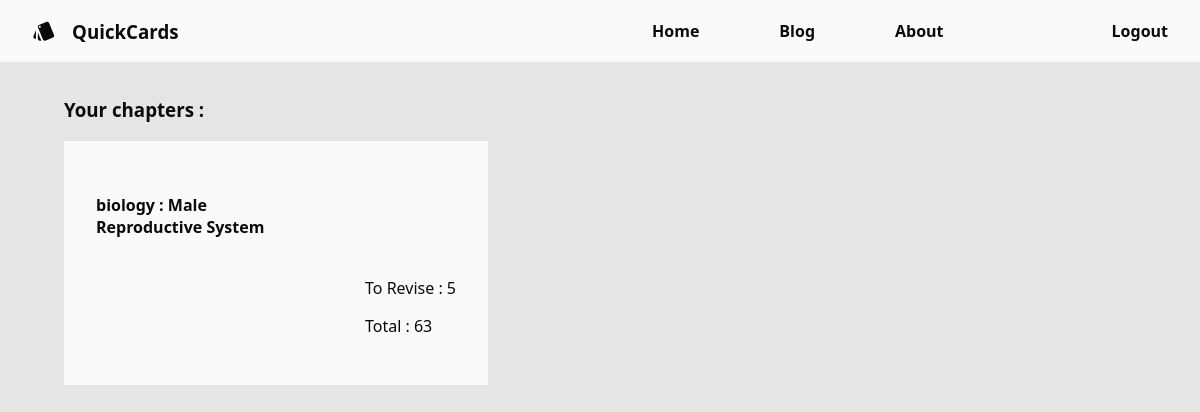
Before: / (signed in) with the older database file.
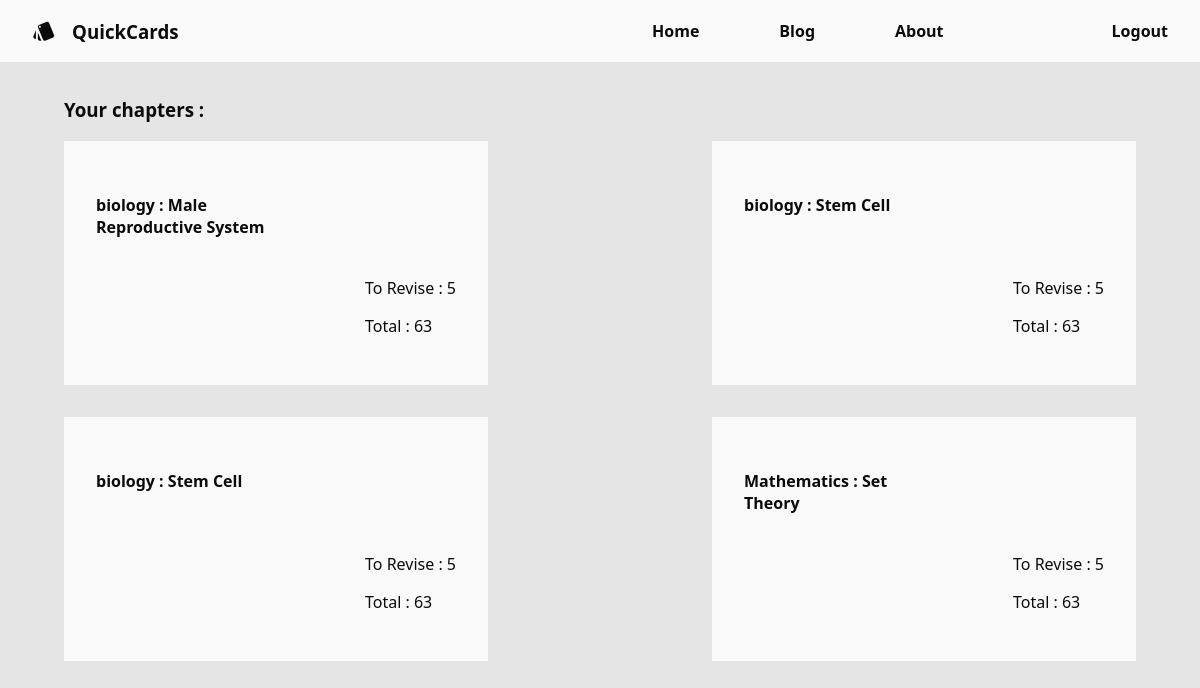
After: the same page with the newer database file.
### flashcards/models.py (models this page shows, shortened)
class Chapter(models.Model):
    chapter_name = models.CharField(max_length=100)
    subject = models.ForeignKey(Subject, on_delete=models.CASCADE)

class Subject(models.Model):
    subject_name = models.CharField(max_length=100)
    subject_code = models.CharField(max_length=20, unique=True)
    subject_credits = models.PositiveIntegerField()
    faculty_name = models.CharField(max_length=100)
    user = models.ForeignKey(CustomUser, on_delete=models.CASCADE)

### flashcards/views.py (the view)
# urls.py: path('',views.home, name="home"),
def home(request):
    subjects = []
    chapters = []
    if request.user.is_authenticated:
        subjects = Subject.objects.filter(user=request.user)
        chapters = Chapter.objects.filter(subject__in=subjects)
    context = {
        'subjects': subjects,
        'chapters': chapters,
    }
    return render(request, 'flashcards/home.html', context)

### flashcards/templates/flashcards/home.html
{% extends 'flashcards/base.html' %}
{% block content %}
<div class="main-content">
    {% if user.is_authenticated %}
        <h3 class="main-content-heading">Your chapters : </h3>
        <div class="chapters-list">
            {% for chapter in chapters %}
                <div class="chapter-card-container">
                    <div class="chapter-card">
                        <div class="card-heading">
                            <h4 class="chapter-card-heading">{{ chapter.subject.subject_name }} : {{ chapter.chapter_name }}</h4>
                        </div>
                        <div class="card-count">
                            <p>To Revise : 5</p>
                            <p>Total : 63</p>
                        </div>
                    </div>
                </div>
            {% endfor %}
        </div>
    {% else %}
        <div class="marketing-content-container">
            <h4>Test</h4>
        </div>
    {% endif %}
</div>
{% endblock %}

### flashcards/templates/flashcards/base.html (shortened to what this page needs)
{% load static %}
<!DOCTYPE html>
<html lang="en">
<head>
    <link rel="stylesheet" href="{% static 'css/styles.css' %}">
</head>
<body>
    <div class="navbar">
        <div class="nav-header">
            <i class="material-icons md-header">style</i>
            <h3 class="nav-header-text">QuickCards</h3>
        </div>
        <div class="nav-content">
            <div class="nav-center">
                <ul class="nav-button-cluster">
                    <li class="nav-item"><a class="nav-item-link" href="{% url 'flashcards:home' %}">Home</a></li>
                    <li class="nav-item"><a class="nav-item-link" href="{% url 'flashcards:home' %}">Blog</a></li>
                    <li class="nav-item"><a class="nav-item-link" href="{% url 'flashcards:home' %}">About</a></li>
                </ul>
            </div>
            <div class="nav-right">
                <ul class="nav-button-cluster">
                    {% if user.is_authenticated %}
                        <li class="nav-item"><a class="nav-item-link" href="{% url 'flashcards:logout' %}">Logout</a></li>
                    {% else %}
                        <li class="nav-item"><a class="nav-item-link" href="{% url 'flashcards:login' %}">Login</a></li>
                        <li class="nav-item"><a class="nav-item-link" href="{% url 'flashcards:register' %}">Register</a></li>
                    {% endif %}
                </ul>
            </div>
        </div>
    </div>
    {% block content %} {% endblock %}
</body>
</html>

### flashcards/static/css/styles.css (style rules this page uses)
:root { --primary : #e5e5e5; --secondary : #fafafa; --secondary-hover : #a3a3a3; --accent : #0a0a0a; }
body { background-color: var(--primary); margin : 0; font-family: system-ui, -apple-system, BlinkMacSystemFont, 'Segoe UI', Roboto, Oxygen, Ubuntu, Cantarell, 'Open Sans', 'Helvetica Neue', sans-serif; }
.md-header { font-size: 32px; }
.navbar { display: flex; align-items: center; background-color: var(--secondary); color: var(--accent); justify-content: space-between; }
.nav-content { display : flex; align-items: center; gap: 64px; }
.nav-button-cluster { display: flex; justify-content: space-around; list-style-type: none; gap: 16px; font-weight: 600; }
.nav-header { display: flex; align-items: center; padding: 0px 32px; gap: 16px; justify-content: space-between; width: 8%; }
.nav-item { padding : 0px 32px; border: none; transition: 1000ms; }
.nav-item-link { text-decoration: none; color: var(--accent); }
.main-content { padding: 16px 64px; }
.main-content-heading { color: var(--accent); }
.chapters-list { display : flex; justify-content: space-between; flex-wrap: wrap; gap: 32px; }
.chapter-card { background-color: var(--secondary); color: var(--accent); width: 360px; height: 180px; padding: 32px; display: grid; grid-template-columns: 1fr 1fr; grid-template-rows: 1fr 1fr; grid-template-areas: "title title" "empty count"; }
.chapter-card-heading { color: var(--accent); grid-area: title; }
.card-count { grid-area: count; justify-self: end; padding: 0; }

Changed rows visible on the page:
added Chapter: subject.subject_name "biology", chapter_name "Stem Cell"
added Chapter: subject.subject_name "biology", chapter_name "Stem Cell"
added Chapter: subject.subject_name "Mathematics", chapter_name "Set Theory"
